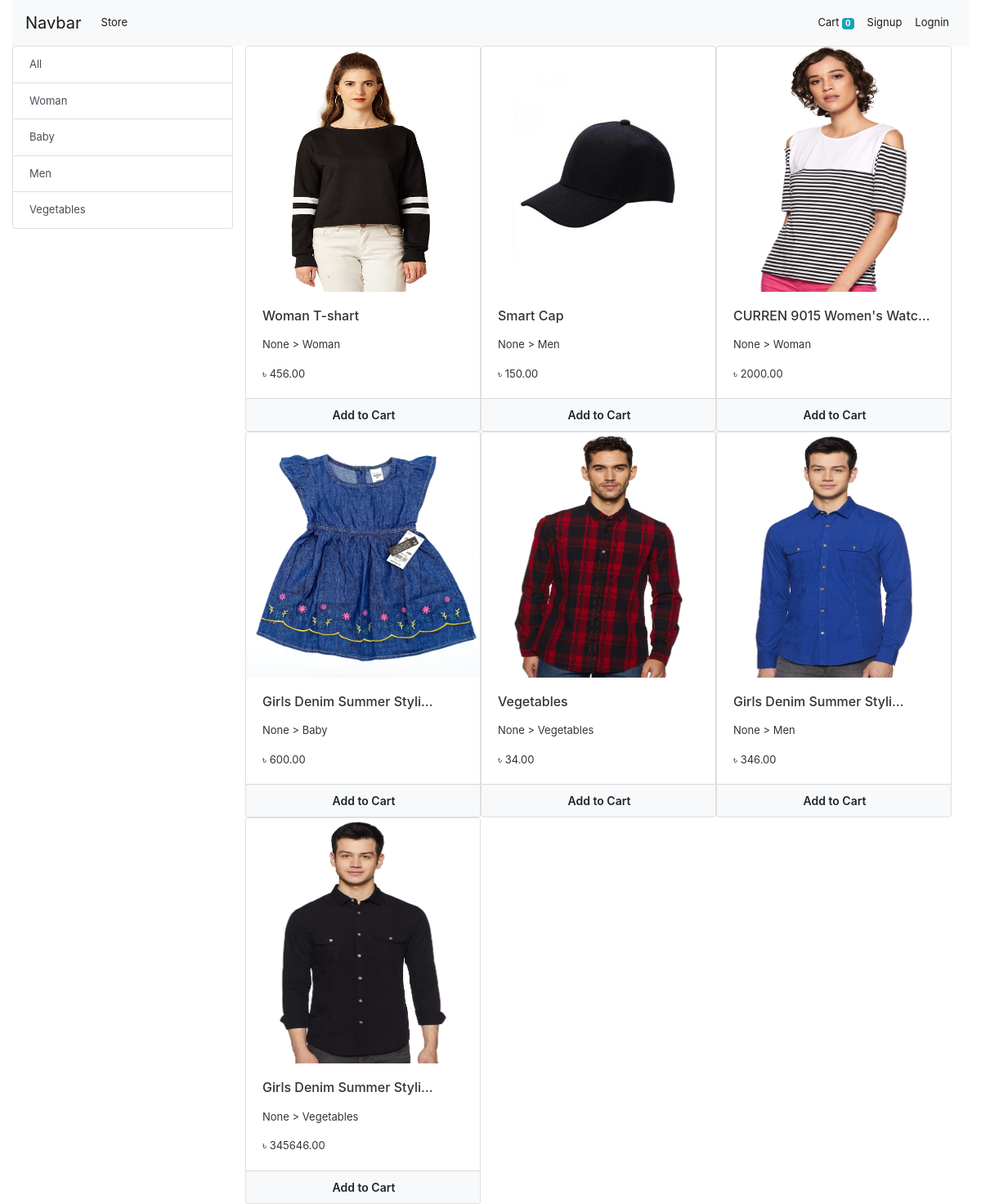
/, run on an earlier commit of the app's database.
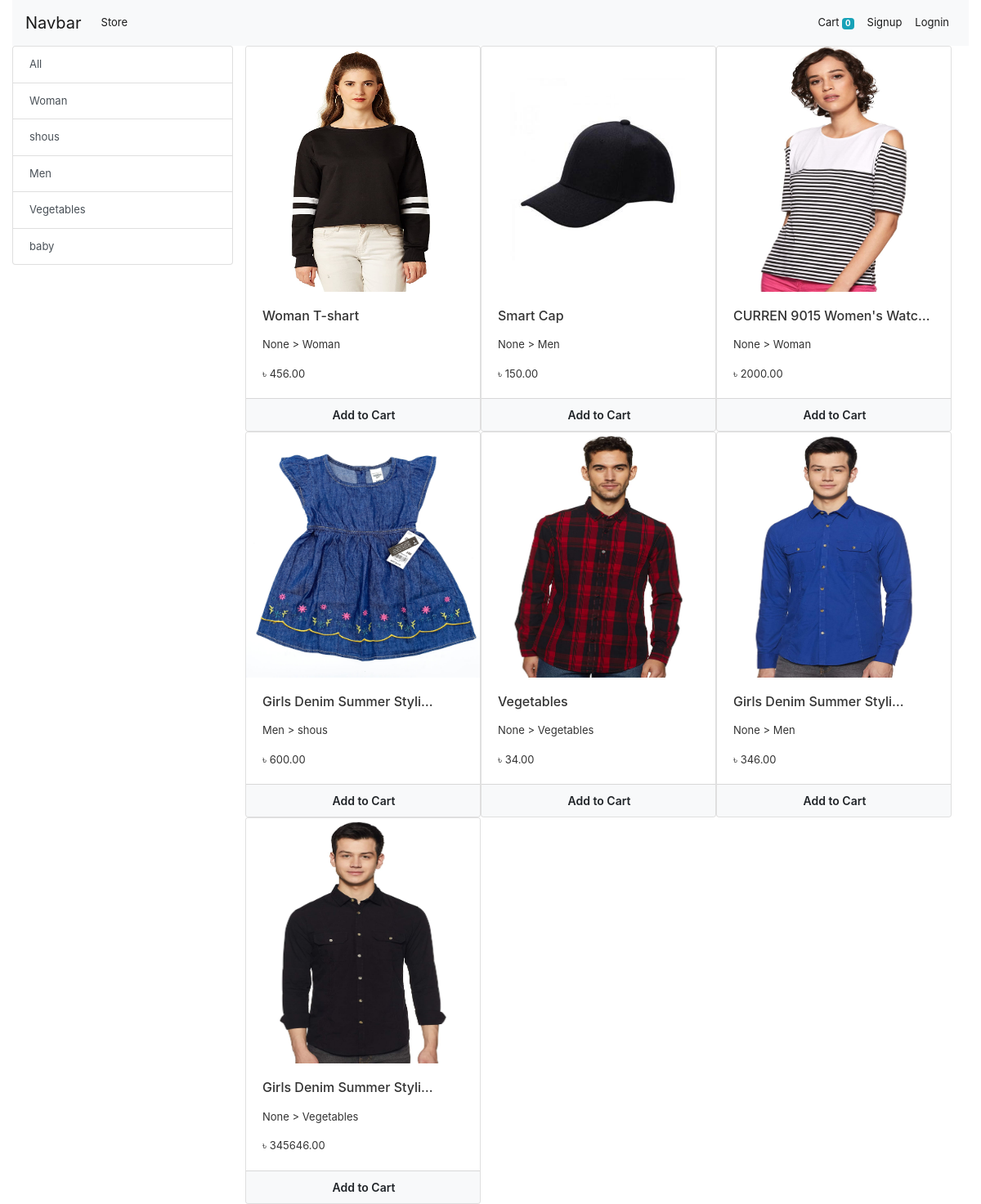
And on a later commit of the database.
### store/models/model_category.py (models this page shows)
class Category(MPTTModel):
    name = models.CharField(max_length=20)
    parent = TreeForeignKey(
        'self',
        on_delete=models.PROTECT,
        null=True,
        blank=True,
        related_name='children',
        db_index=True,
        )
    class MPTTMeta:
        order_insertion_by = ['name']
    def __str__(self):
        return self.name

### store/models/model_product.py (models this page shows, shortened)
class Product(models.Model):
    category = models.ForeignKey(Category, on_delete=models.CASCADE, related_name='products')
    name = models.CharField(max_length=100)
    price = models.DecimalField(max_digits=12, decimal_places=2)
    sell_price = models.DecimalField(max_digits=12, decimal_places=2)
    discription = models.TextField()
    code = models.CharField(max_length=25, unique=True)
    image = models.ImageField(upload_to='uplode/product_image/')
    date = models.DateTimeField(auto_now_add=True)
    @staticmethod
    def get_all_products():
        return Product.objects.all()

### store/views/home.py (the view, shortened to what this page needs)
# urls.py: path('', Index.as_view(), name='home'),
class Index(View):
    def get(self, request):
        products = None
        categorys = Category.objects.all()
        categoryID = request.GET.get('category')
        if categoryID:
            products = Product.get_all_products_by_id(categoryID)
        else:
            products = Product.get_all_products()
        contex = {
            'products':products,
            'categorys':categorys,
        }
        return render(request, 'index.html', contex)

### store/templatetags/custom_filter.py (called while the page is built)
@register.filter(name='currency')
def currency(number):
    return "৳ " + str(number)

### store/templates/index.html (shortened to what this page needs)
{% extends 'base.html' %}
{% load mptt_tags %}
{% block content %}
{% load cart %}
{% load custom_filter %}
    <div class="container-fluid">
        <div class="row">
            <div class="col-lg-3 mx-auto">
                <div class="list-group index-filter">
                    <a href="/" class="list-group-item list-group-item-action">All</a>
                    {% for category in categorys %}
                        <a href="/?category={{ category.id }}" class="list-group-item list-group-item-action">
                            {{ category.name }}</a>
                    {% endfor %}
                </div>
            </div>
        <div id="products" class="col-lg-9 mx-auto">
            <div class="row">
                {% for product in products %}
                    <div class="card" id={{product.id}} style="width: 18rem;">
                        <img height="300" src="{{ product.image.url }}" class="card-img-top" alt="...">
                        <div class="card-body">
                            <h6 class="card-title"><p style="cursor: pointer;" title="{{ product.name }}">{{ product.name|truncatechars:25 }}</p></h6>
                            <p class="card-text">{{ product.category.parent }} > {{ product.category }}</p>
                            <p class="card-text">{{ product.price|currency }}</p>
                        </div>
                        <div class="card-footer p-0">
                            {% if product|is_in_cart:request.session.cart %}
                            <div class="row no-gutters">
                                <form action="/#{{product.id}}" class="col-2" method="post">
                                    {% csrf_token %}
                                    <input hidden type="text" name="product" value="{{ product.id }}">
                                    <input hidden type="text" name="remove" value="True">
                                    <input type="submit" value="-" class="col-2  btn btn-block btn-info">
                                </form>
                                <div class="text-center col cart_quantity">{{ product|cart_quantity:request.session.cart }} in Cart</div>
                                <form action="/#{{product.id}}" class="col-2" method="post">
                                    {% csrf_token %}
                                    <input hidden type="text" name="product" value="{{ product.id }}">
                                    <input type="submit" value="+" class="col-2  btn btn-block btn-info">
                                </form>
                            </div>
                            {% else %}
                            <form action="/#{{product.id}}" method="POST" class="btn-block">
                                <input type="submit" href="#" class="btn btn-light btn-sm btn-block py-2 add-to-cart" value="Add to Cart">
                            </form>
                            {% endif %}
                        </div>
                    </div>
                {% endfor %}
            </div>
        </div>
    </div>
    </div>
    {% endblock %}

What changed in the data, as far as the page shows it:
changed Category: name "Baby" → "shous"
added Category: name "baby"
changed through a linked row, Product: category.parent "None" → "Men"; category "Baby" → "shous"
